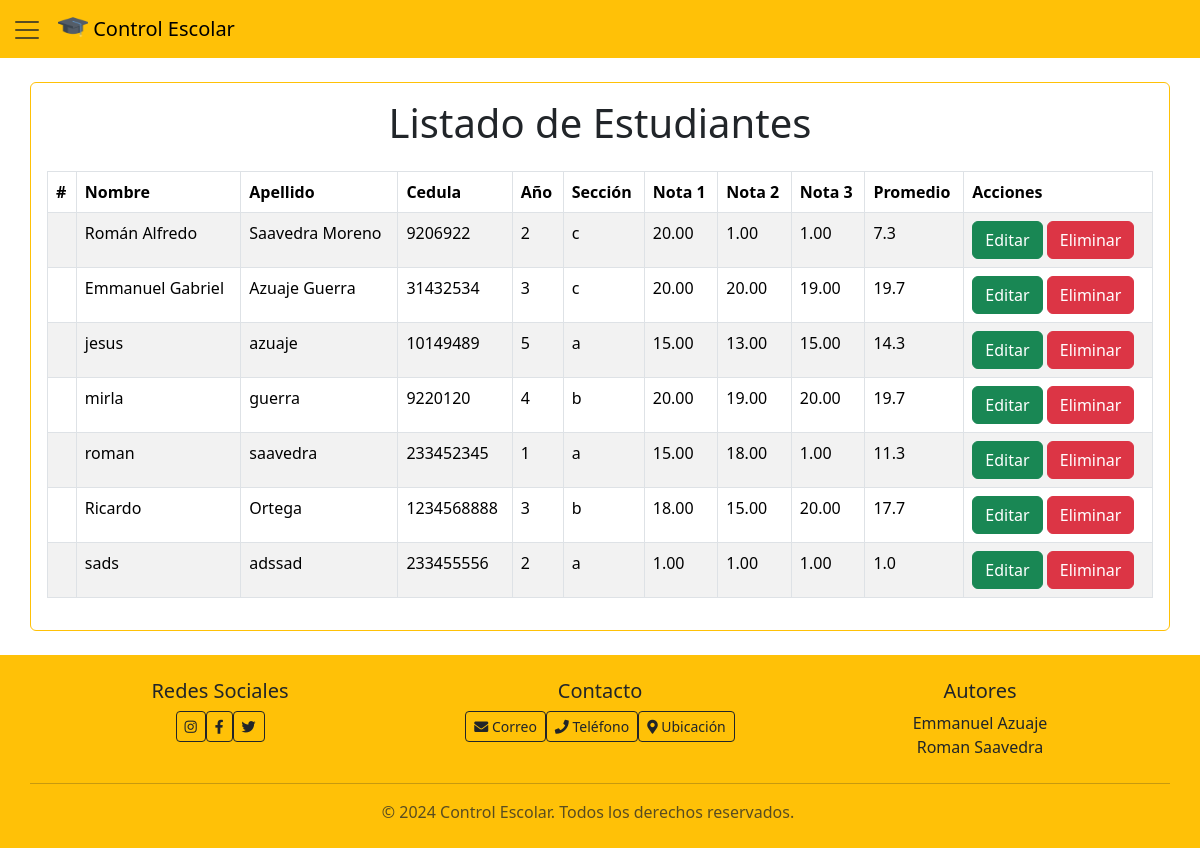
/listado/, run on the app's committed database.
### aula/models.py (models this page shows, shortened)
class Estudiante(models.Model):
    cedula = models.CharField(primary_key=True, max_length=8)
    nombre = models.CharField(max_length=20)
    apellido = models.CharField(max_length=20)
    anio = models.CharField(max_length=20)
    seccion = models.CharField(max_length=1)
    nota1 = models.DecimalField(max_digits=5, decimal_places=2, null=True, blank=True)  # Note 1
    nota2 = models.DecimalField(max_digits=5, decimal_places=2, null=True, blank=True)  # Note 2
    nota3 = models.DecimalField(max_digits=5, decimal_places=2, null=True, blank=True)  # Note 3
    promedio = models.DecimalField(max_digits=5, decimal_places=1,default=0)  # Average

### aula/views.py (the view)
# urls.py: path('listado/', views.listado),
def listado(request):
    estudiante = Estudiante.objects.all
    return render(request, 'listado.html', {
        'estudiante': estudiante
    })

### aula/templates/listado.html (shortened to what this page needs)
{% extends 'index.html' %}
{% block content %}
<div class="container mt-6 border border-warning rounded p-3">
  <h1 class="text-center mb-4">Listado de Estudiantes</h1>
  <table class="table table-bordered table-striped">
    <thead>
      <tr>
        <th scope="col">#</th>
        <th scope="col">Nombre</th>
        <th scope="col">Apellido</th>
        <th scope="col">Cedula</th>
        <th scope="col">Año</th>
        <th scope="col">Sección</th>
        <th scope="col">Nota 1</th>
        <th scope="col">Nota 2</th>
        <th scope="col">Nota 3</th>
        <th scope="col">Promedio</th>
        <th scope="col">Acciones</th>
      </tr>
    </thead>
    <tbody>
      {% for e in estudiante %}
        <tr>
          <th scope="row"></th>
          <td>{{ e.nombre }}</td>
          <td>{{ e.apellido }}</td>
          <td>{{ e.cedula }}</td>
          <td>{{ e.anio }}</td>
          <td>{{ e.seccion }}</td>
          <td>{{ e.nota1 }}</td>
          <td>{{ e.nota2 }}</td>
          <td>{{ e.nota3 }}</td>
          <td>{{ e.promedio }}</td>
          <td>
            <div class="button-container vertical-align: middle;">
              <button type="button" class="btn btn-success edit-student-btn" data-bs-toggle="modal" data-bs-target="#editarEstudianteModal" data-cedula="{{ e.cedula }}" data-nombre="{{ e.nombre }}" data-apellido="{{ e.apellido }}" data-anio="{{ e.anio }}" data-seccion="{{ e.seccion }}" data-nota1="{{ e.nota1}}" data-nota2="{{ e.nota2}}" data-nota3="{{ e.nota3}}">
                Editar
              </button>
              <button type="button" class="btn btn-danger delete-student-btn" data-bs-toggle="modal" data-bs-target="#deleteStudentModal" data-cedula="{{ e.cedula }}" data-nombre="{{ e.nombre }}" data-apellido="{{ e.apellido }}">Eliminar</button>
            </div>
          </td>
        </tr>
      {% endfor %}
    </tbody>
  </table>
  </div>
{% endblock %}

### aula/templates/index.html (shortened to what this page needs)
{% load static %}
<!DOCTYPE html>
<html lang="en">
<head>
    {% load static %}
    <link rel="stylesheet" href="{% static 'css/bootstrap.min.css' %}">
    <link rel="stylesheet" href="https://cdnjs.cloudflare.com/ajax/libs/font-awesome/5.15.4/css/all.min.css">
    <link rel="stylesheet" href="{% static 'css/estilos_index.css' %}">
</head>
<body>
  <div class="content-container">
    <nav class="navbar navbar-expand-lg bg-warning">
        <div class="container-fluid">
            <a class="navbar-brand" href="#" id="menu-toggle"><span class="navbar-toggler-icon"></span></a>
            <a class="navbar-brand">
              <img src="../static/gorra.png" alt="Logo" width="30" height="24" class="d-inline-block align-text-top">
              Control Escolar
            </a>
    </nav>
  <div class="container-fluid content-container" id="main-content">
    <br>
      {% block content %}
      {% endblock %}
  </div>
<br>
<footer class="footer mt-auto py-4 bg-warning text-dark">
  <div class="container">
    <div class="row">
      <div class="col-md-4">
        <h5 class="text-center">Redes Sociales</h5>
        <ul class="list-unstyled d-flex justify-content-center">
          <li><a href="#" class="btn btn-sm btn-outline-dark"><i class="fab fa-instagram"></i></a></li>
          <li><a href="#" class="btn btn-sm btn-outline-dark"><i class="fab fa-facebook-f"></i></a></li>
          <li><a href="#" class="btn btn-sm btn-outline-dark"><i class="fab fa-twitter"></i></a></li>
        </ul>
      </div>
      <div class="col-md-4">
        <h5 class="text-center">Contacto</h5>
        <ul class="list-unstyled d-flex justify-content-center">
          <li><a href="mailto:contacto@control-escolar.com" class="btn btn-sm btn-outline-dark"><i class="fas fa-envelope"></i> Correo</a></li>
          <li><a href="#" class="btn btn-sm btn-outline-dark"><i class="fas fa-phone"></i> Teléfono</a></li>
          <li><a href="#" class="btn btn-sm btn-outline-dark"><i class="fas fa-map-marker-alt"></i> Ubicación</a></li>
        </ul>
      </div>
      <div class="col-md-4">
        <ul class="list-group list-group-flush d-flex justify-content-center">
          <h5 class="text-center">Autores</h5>
          <li class=" bg-warning d-flex justify-content-center">Emmanuel Azuaje</li>
          <li class=" bg-warning d-flex justify-content-center">Roman Saavedra</li>
          <br>
      </div>
    <hr>
    <div class="row text-center">
      <span class="text-muted">© 2024 Control Escolar. Todos los derechos reservados.</span>
    </div>
  </div>
</footer>
</div>
</body>
</html>

### aula/static/css/estilos_index.css (style rules this page uses)
.content-container { transition: margin-left 0.5s; }

### data on the page
Estudiante: nombre "Román Alfredo", apellido "Saavedra Moreno", cedula "9206922", anio "2", seccion "c", nota1 "20.00", nota2 "1.00", nota3 "1.00", promedio "7.3"
Estudiante: nombre "Emmanuel Gabriel", apellido "Azuaje Guerra", cedula "31432534", anio "3", seccion "c", nota1 "20.00", nota2 "20.00", nota3 "19.00", promedio "19.7"
Estudiante: nombre "jesus", apellido "azuaje", cedula "10149489", anio "5", seccion "a", nota1 "15.00", nota2 "13.00", nota3 "15.00", promedio "14.3"
Estudiante: nombre "mirla", apellido "guerra", cedula "9220120", anio "4", seccion "b", nota1 "20.00", nota2 "19.00", nota3 "20.00", promedio "19.7"
Estudiante: nombre "roman", apellido "saavedra", cedula "233452345", anio "1", seccion "a", nota1 "15.00", nota2 "18.00", nota3 "1.00", promedio "11.3"
Estudiante: nombre "Ricardo", apellido "Ortega", cedula "1234568888", anio "3", seccion "b", nota1 "18.00", nota2 "15.00", nota3 "20.00", promedio "17.7"
Estudiante: nombre "sads", apellido "adssad", cedula "233455556", anio "2", seccion "a", nota1 "1.00", nota2 "1.00", nota3 "1.00", promedio "1.0"
